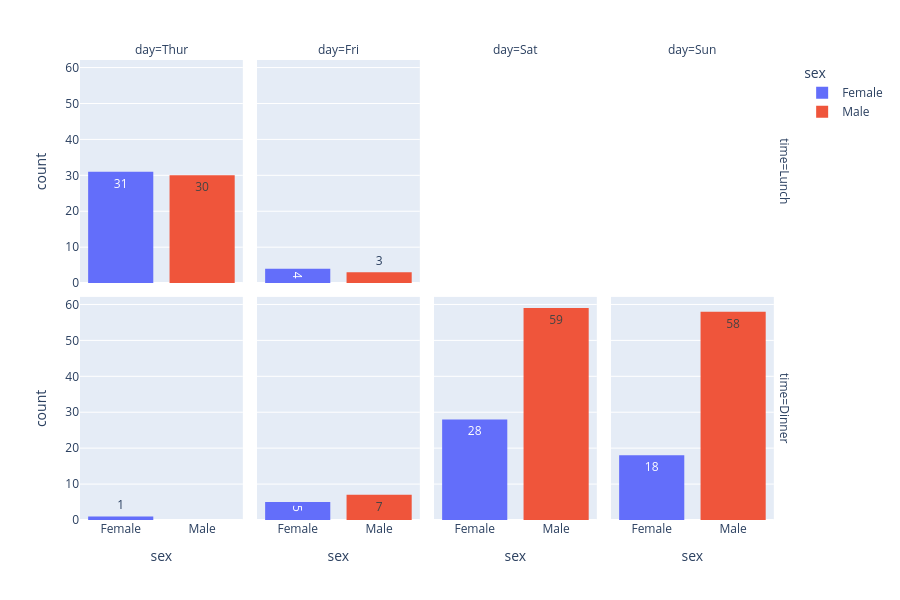

This figure's notebook cell:
### Markdown cell above
# Impact of weekday and time of day on tipping
Now let’s examine the impact of the day of the week and the time of day on tipping behavior.
By plotting the tips across different days and times, we can see that the highest tips are usually given on Saturday evening and Sunday evening.

One possible explanation is that Thursday is still a workday, so people often visit restaurants for business lunches rather than dinner.
In contrast, Saturday and Sunday are weekend days, when people are off work and more likely to go out for evening meals, which naturally leads to higher tips.

### Code cell
fig = px.histogram(
    df,
    x='sex',
    facet_col='day',
    category_orders={'day':['Thur' ,'Fri' ,'Sat' ,'Sun'] ,'time':['Lunch' ,'Dinner']},
    text_auto=True  ,
    color='sex',
    height=600,width=900,
    facet_row='time'
)

fig.show()

### Figure 1 — Plotly figure (JSON) as saved in the notebook; plotly's stock layout.template omitted (floating-point values rounded to 4 significant figures)
{"data": [{"bingroup": "x", "hovertemplate": "sex=%{x}<br>time=Lunch<br>day=Thur<br>count=%{y}<extra></extra>", "legendgroup": "Female", "marker": {"color": "#636efa", "pattern": {"shape": ""}}, "name": "Female", "orientation": "v", "showlegend": true, "texttemplate": "%{value}", "type": "histogram", "x": ["Female", "Female", "Female", "Female", "Female", "Female", "Female", "Female", "Female", "Female", "Female", "Female", "Female", "Female", "Female", "Female", "Female", "Female", "Female", "Female", "Female", "Female", "Female", "Female", "Female", "Female", "Female", "Female", "Female", "Female", "Female"], "xaxis": "x5", "yaxis": "y5"}, {"bingroup": "x", "hovertemplate": "sex=%{x}<br>time=Lunch<br>day=Thur<br>count=%{y}<extra></extra>", "legendgroup": "Male", "marker": {"color": "#EF553B", "pattern": {"shape": ""}}, "name": "Male", "orientation": "v", "showlegend": true, "texttemplate": "%{value}", "type": "histogram", "x": ["Male", "Male", "Male", "Male", "Male", "Male", "Male", "Male", "Male", "Male", "Male", "Male", "Male", "Male", "Male", "Male", "Male", "Male", "Male", "Male", "Male", "Male", "Male", "Male", "Male", "Male", "Male", "Male", "Male", "Male"], "xaxis": "x5", "yaxis": "y5"}, {"bingroup": "x", "hovertemplate": "sex=%{x}<br>time=Dinner<br>day=Thur<br>count=%{y}<extra></extra>", "legendgroup": "Female", "marker": {"color": "#636efa", "pattern": {"shape": ""}}, "name": "Female", "orientation": "v", "showlegend": false, "texttemplate": "%{value}", "type": "histogram", "x": ["Female"], "xaxis": "x", "yaxis": "y"}, {"bingroup": "x", "hovertemplate": "sex=%{x}<br>time=Lunch<br>day=Fri<br>count=%{y}<extra></extra>", "legendgroup": "Female", "marker": {"color": "#636efa", "pattern": {"shape": ""}}, "name": "Female", "orientation": "v", "showlegend": false, "texttemplate": "%{value}", "type": "histogram", "x": ["Female", "Female", "Female", "Female"], "xaxis": "x6", "yaxis": "y6"}, {"bingroup": "x", "hovertemplate": "sex=%{x}<br>time=Lunch<br>day=Fri<br>count=%{y}<extra></extra>", "legendgroup": "Male", "marker": {"color": "#EF553B", "pattern": {"shape": ""}}, "name": "Male", "orientation": "v", "showlegend": false, "texttemplate": "%{value}", "type": "histogram", "x": ["Male", "Male", "Male"], "xaxis": "x6", "yaxis": "y6"}, {"bingroup": "x", "hovertemplate": "sex=%{x}<br>time=Dinner<br>day=Fri<br>count=%{y}<extra></extra>", "legendgroup": "Female", "marker": {"color": "#636efa", "pattern": {"shape": ""}}, "name": "Female", "orientation": "v", "showlegend": false, "texttemplate": "%{value}", "type": "histogram", "x": ["Female", "Female", "Female", "Female", "Female"], "xaxis": "x2", "yaxis": "y2"}, {"bingroup": "x", "hovertemplate": "sex=%{x}<br>time=Dinner<br>day=Fri<br>count=%{y}<extra></extra>", "legendgroup": "Male", "marker": {"color": "#EF553B", "pattern": {"shape": ""}}, "name": "Male", "orientation": "v", "showlegend": false, "texttemplate": "%{value}", "type": "histogram", "x": ["Male", "Male", "Male", "Male", "Male", "Male", "Male"], "xaxis": "x2", "yaxis": "y2"}, {"bingroup": "x", "hovertemplate": "sex=%{x}<br>time=Dinner<br>day=Sat<br>count=%{y}<extra></extra>", "legendgroup": "Female", "marker": {"color": "#636efa", "pattern": {"shape": ""}}, "name": "Female", "orientation": "v", "showlegend": false, "texttemplate": "%{value}", "type": "histogram", "x": ["Female", "Female", "Female", "Female", "Female", "Female", "Female", "Female", "Female", "Female", "Female", "Female", "Female", "Female", "Female", "Female", "Female", "Female", "Female", "Female", "Female", "Female", "Female", "Female", "Female", "Female", "Female", "Female"], "xaxis": "x3", "yaxis": "y3"}, {"bingroup": "x", "hovertemplate": "sex=%{x}<br>time=Dinner<br>day=Sat<br>count=%{y}<extra></extra>", "legendgroup": "Male", "marker": {"color": "#EF553B", "pattern": {"shape": ""}}, "name": "Male", "orientation": "v", "showlegend": false, "texttemplate": "%{value}", "type": "histogram", "x": ["Male", "Male", "Male", "Male", "Male", "Male", "Male", "Male", "Male", "Male", "Male", "Male", "Male", "Male", "Male", "Male", "Male", "Male", "Male", "Male", "Male", "Male", "Male", "Male", "Male", "Male", "Male", "Male", "Male", "Male", "Male", "Male", "Male", "Male", "Male", "Male", "Male", "Male", "Male", "Male", "Male", "Male", "Male", "Male", "Male", "Male", "Male", "Male", "Male", "Male", "Male", "Male", "Male", "Male", "Male", "Male", "Male", "Male", "Male"], "xaxis": "x3", "yaxis": "y3"}, {"bingroup": "x", "hovertemplate": "sex=%{x}<br>time=Dinner<br>day=Sun<br>count=%{y}<extra></extra>", "legendgroup": "Female", "marker": {"color": "#636efa", "pattern": {"shape": ""}}, "name": "Female", "orientation": "v", "showlegend": false, "texttemplate": "%{value}", "type": "histogram", "x": ["Female", "Female", "Female", "Female", "Female", "Female", "Female", "Female", "Female", "Female", "Female", "Female", "Female", "Female", "Female", "Female", "Female", "Female"], "xaxis": "x4", "yaxis": "y4"}, {"bingroup": "x", "hovertemplate": "sex=%{x}<br>time=Dinner<br>day=Sun<br>count=%{y}<extra></extra>", "legendgroup": "Male", "marker": {"color": "#EF553B", "pattern": {"shape": ""}}, "name": "Male", "orientation": "v", "showlegend": false, "texttemplate": "%{value}", "type": "histogram", "x": ["Male", "Male", "Male", "Male", "Male", "Male", "Male", "Male", "Male", "Male", "Male", "Male", "Male", "Male", "Male", "Male", "Male", "Male", "Male", "Male", "Male", "Male", "Male", "Male", "Male", "Male", "Male", "Male", "Male", "Male", "Male", "Male", "Male", "Male", "Male", "Male", "Male", "Male", "Male", "Male", "Male", "Male", "Male", "Male", "Male", "Male", "Male", "Male", "Male", "Male", "Male", "Male", "Male", "Male", "Male", "Male", "Male", "Male"], "xaxis": "x4", "yaxis": "y4"}], "layout": {"annotations": [{"font": {}, "showarrow": false, "text": "day=Thur", "x": 0.115, "xanchor": "center", "xref": "paper", "y": 1, "yanchor": "bottom", "yref": "paper"}, {"font": {}, "showarrow": false, "text": "day=Fri", "x": 0.365, "xanchor": "center", "xref": "paper", "y": 1, "yanchor": "bottom", "yref": "paper"}, {"font": {}, "showarrow": false, "text": "day=Sat", "x": 0.615, "xanchor": "center", "xref": "paper", "y": 1, "yanchor": "bottom", "yref": "paper"}, {"font": {}, "showarrow": false, "text": "day=Sun", "x": 0.865, "xanchor": "center", "xref": "paper", "y": 1, "yanchor": "bottom", "yref": "paper"}, {"font": {}, "showarrow": false, "text": "time=Dinner", "textangle": 90, "x": 0.98, "xanchor": "left", "xref": "paper", "y": 0.2425, "yanchor": "middle", "yref": "paper"}, {"font": {}, "showarrow": false, "text": "time=Lunch", "textangle": 90, "x": 0.98, "xanchor": "left", "xref": "paper", "y": 0.7575, "yanchor": "middle", "yref": "paper"}], "barmode": "relative", "height": 600, "legend": {"title": {"text": "sex"}, "tracegroupgap": 0}, "margin": {"t": 60}, "width": 900, "xaxis": {"anchor": "y", "categoryarray": ["Female", "Male"], "categoryorder": "array", "domain": [0, 0.23], "title": {"text": "sex"}}, "xaxis2": {"anchor": "y2", "categoryarray": ["Female", "Male"], "categoryorder": "array", "domain": [0.25, 0.48], "matches": "x", "title": {"text": "sex"}}, "xaxis3": {"anchor": "y3", "categoryarray": ["Female", "Male"], "categoryorder": "array", "domain": [0.5, 0.73], "matches": "x", "title": {"text": "sex"}}, "xaxis4": {"anchor": "y4", "categoryarray": ["Female", "Male"], "categoryorder": "array", "domain": [0.75, 0.98], "matches": "x", "title": {"text": "sex"}}, "xaxis5": {"anchor": "y5", "domain": [0, 0.23], "matches": "x", "showticklabels": false}, "xaxis6": {"anchor": "y6", "domain": [0.25, 0.48], "matches": "x", "showticklabels": false}, "xaxis7": {"anchor": "y7", "domain": [0.5, 0.73], "matches": "x", "showticklabels": false}, "xaxis8": {"anchor": "y8", "domain": [0.75, 0.98], "matches": "x", "showticklabels": false}, "yaxis": {"anchor": "x", "domain": [0, 0.485], "title": {"text": "count"}}, "yaxis2": {"anchor": "x2", "domain": [0, 0.485], "matches": "y", "showticklabels": false}, "yaxis3": {"anchor": "x3", "domain": [0, 0.485], "matches": "y", "showticklabels": false}, "yaxis4": {"anchor": "x4", "domain": [0, 0.485], "matches": "y", "showticklabels": false}, "yaxis5": {"anchor": "x5", "domain": [0.515, 1], "matches": "y", "title": {"text": "count"}}, "yaxis6": {"anchor": "x6", "domain": [0.515, 1], "matches": "y", "showticklabels": false}, "yaxis7": {"anchor": "x7", "domain": [0.515, 1], "matches": "y", "showticklabels": false}, "yaxis8": {"anchor": "x8", "domain": [0.515, 1], "matches": "y", "showticklabels": false}}}
